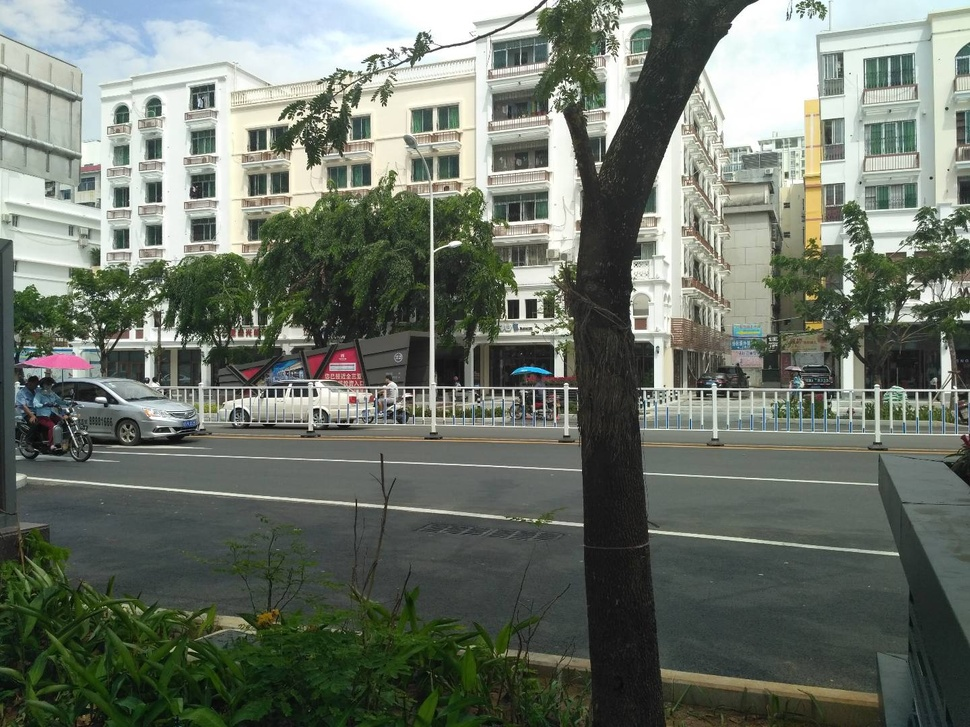
#> input picture demo.jpg, 970 x 727 px, shrunk from 1440 x 1080 before the run
$ python fourier_transform.py
#> lines starting #> are read from the running program, lines starting #| are printed output that depends on the picture
import numpy as np
import matplotlib.pyplot as plt
import cv2

# 读取图像
image = cv2.imread('demo.jpg', cv2.IMREAD_GRAYSCALE)
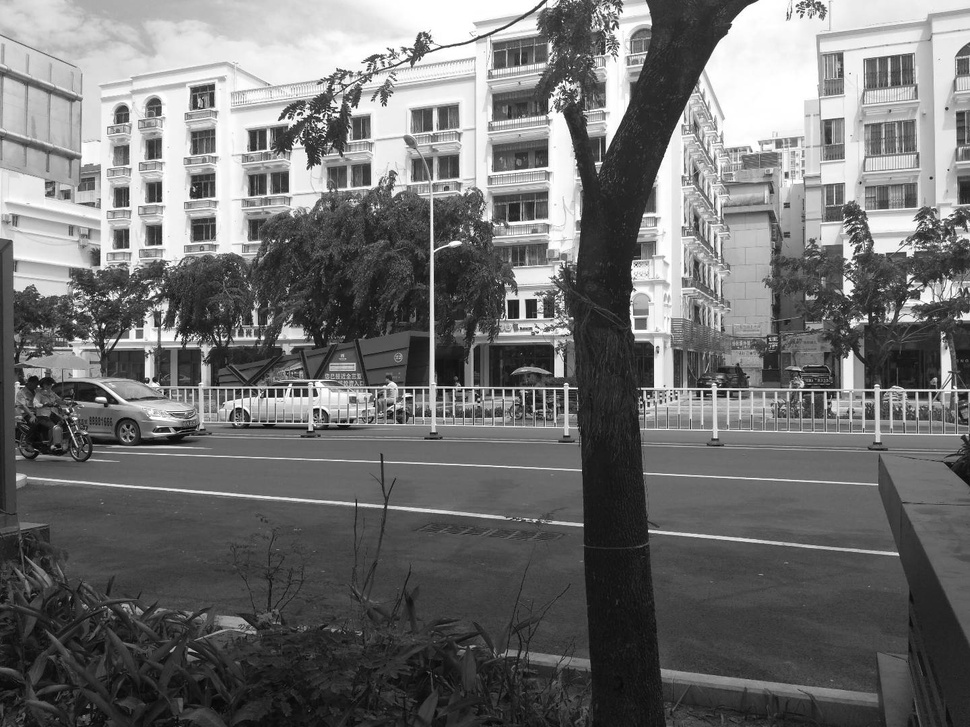
#> image: shape (727, 970); min 0, max 255, mean 112.4

# 计算傅里叶变换
f_transform = np.fft.fft2(image)
f_transform_shifted = np.fft.fftshift(f_transform)

# 计算幅度谱
magnitude_spectrum = np.abs(f_transform_shifted)

# 找出权重最大的10个频率成分
indices = np.unravel_index(np.argsort(magnitude_spectrum.ravel())[-10:], magnitude_spectrum.shape)
#> indices = 10 positions, rows 359 to 367, columns 482 to 488

# 创建一个空的复数数组，用于存储合成图像的傅里叶变换
f_transform_combined = np.zeros_like(f_transform_shifted, dtype=complex)

# 可视化原始图像和幅度谱
plt.figure(figsize=(10, 20))

# 原始图像
plt.subplot(8, 2, 1)
plt.imshow(image, cmap='gray')
plt.title('Original Image')
plt.axis('off')

# 幅度谱
plt.subplot(8, 2, 2)
plt.imshow(20 * np.log(magnitude_spectrum + 1), cmap='gray')
plt.title('Magnitude Spectrum')
plt.axis('off')

# 生成仅包含一个频率成分的图像并合成
for i, (row, col) in enumerate(zip(*indices)):
    single_freq_mask = np.zeros_like(f_transform_shifted, dtype=complex)
    single_freq_mask[row, col] = f_transform_shifted[row, col]

    # 计算仅包含一个频率成分的图像
    f_transform_single_freq = np.fft.ifftshift(single_freq_mask)
    image_single_freq = np.fft.ifft2(f_transform_single_freq)
    image_single_freq = np.abs(image_single_freq)

    # 将单频图像的傅里叶变换累加到合成图像的傅里叶变换中
    f_transform_combined += single_freq_mask

    # 可视化仅包含一个频率成分的图像
    plt.subplot(8, 2, i + 3)
    plt.imshow(image_single_freq, cmap='gray')
    plt.title(f'Single Frequency {i + 1}')
    plt.axis('off')
#> this loop made 10 passes
#> (row, col) on passes 1 to 10: (364, 486), (363, 482), (363, 488), (367, 485), (359, 485), (365, 485), (361, 485), (362, 485), (364, 485), (363, 485)
#> pass 1, `image_single_freq = np.abs(image_single_freq)`:
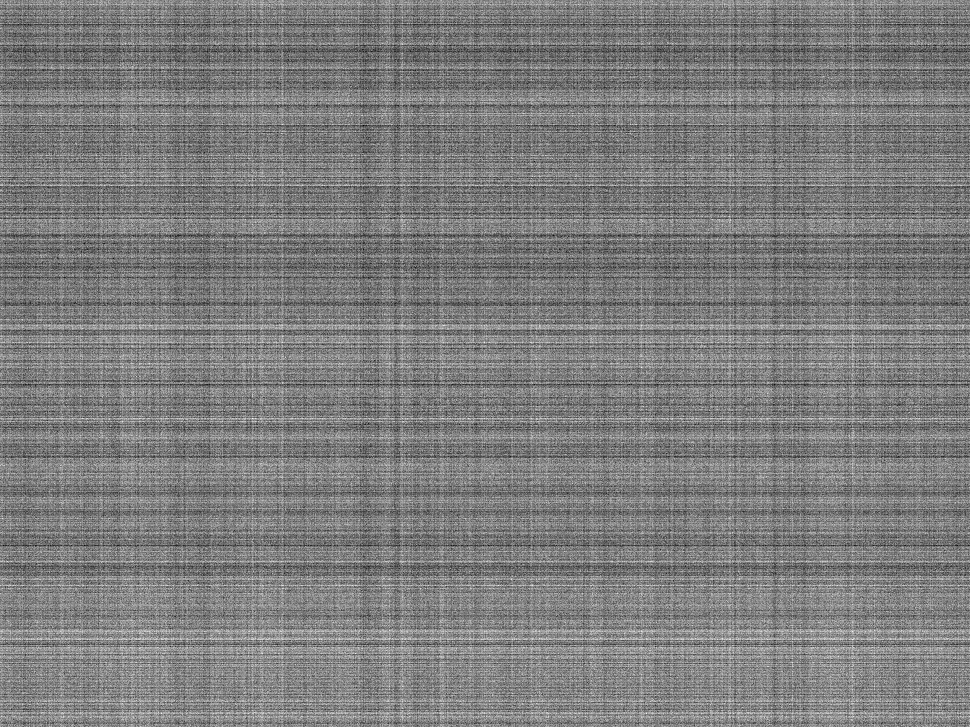
#> image_single_freq: shape (727, 970) float64; min 5.49, max 5.49, mean 5.49; drawn with min black and max white
#> pass 2, `image_single_freq = np.abs(image_single_freq)`:
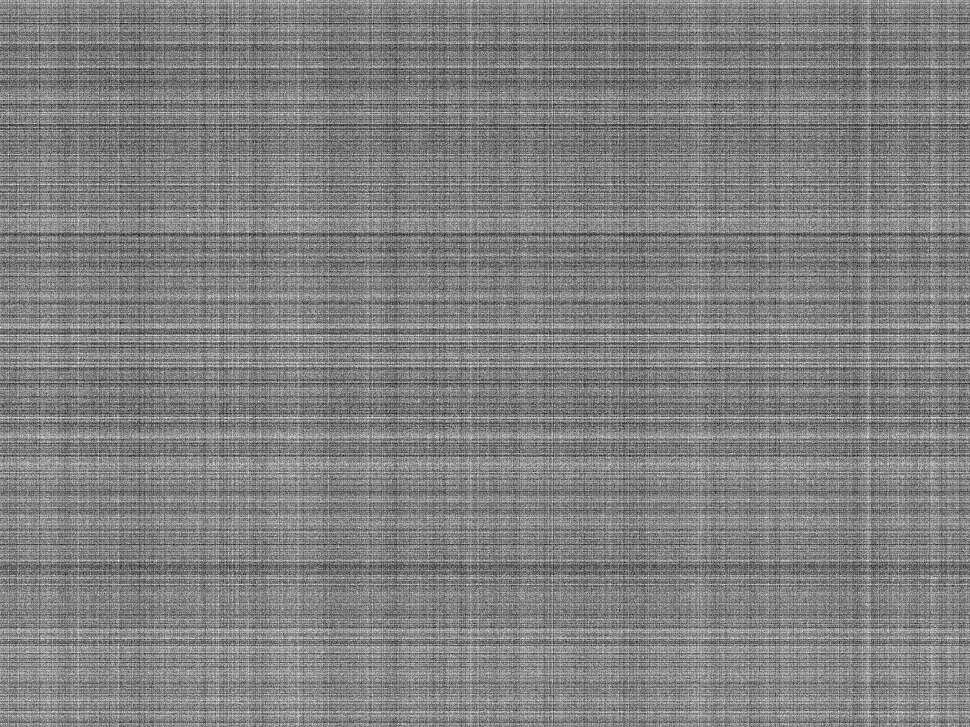
#> image_single_freq: shape (727, 970) float64; min 6.1, max 6.1, mean 6.1; drawn with min black and max white
#> pass 3, `image_single_freq = np.abs(image_single_freq)`:
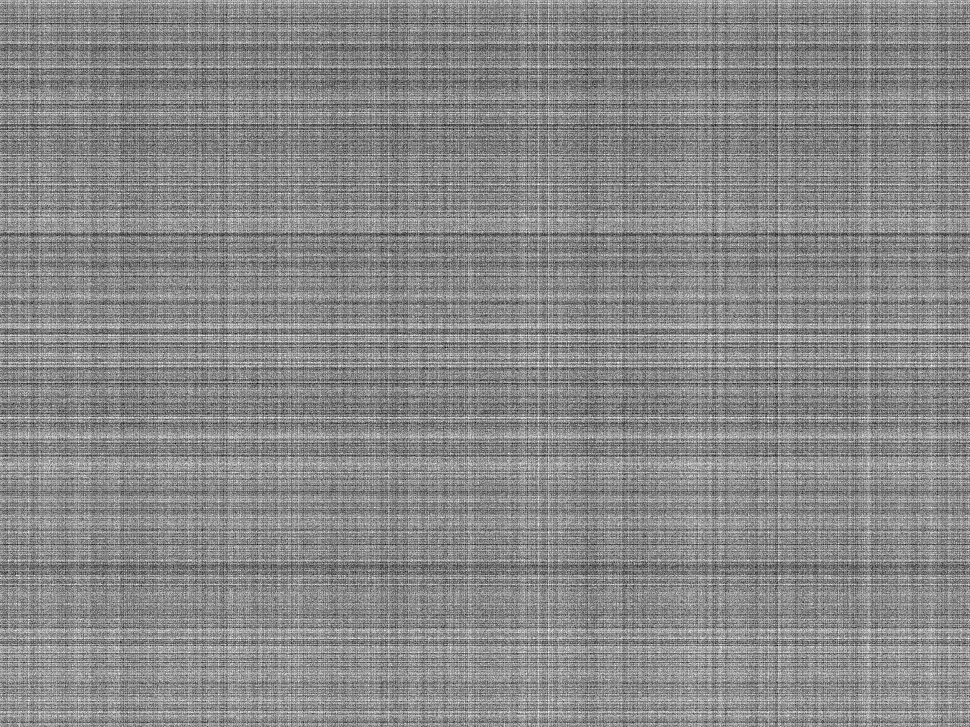
#> image_single_freq: shape (727, 970) float64; min 6.1, max 6.1, mean 6.1; drawn with min black and max white

# 计算合成图像
f_transform_combined_shifted = np.fft.ifftshift(f_transform_combined)
image_combined = np.fft.ifft2(f_transform_combined_shifted)
image_combined = np.abs(image_combined)
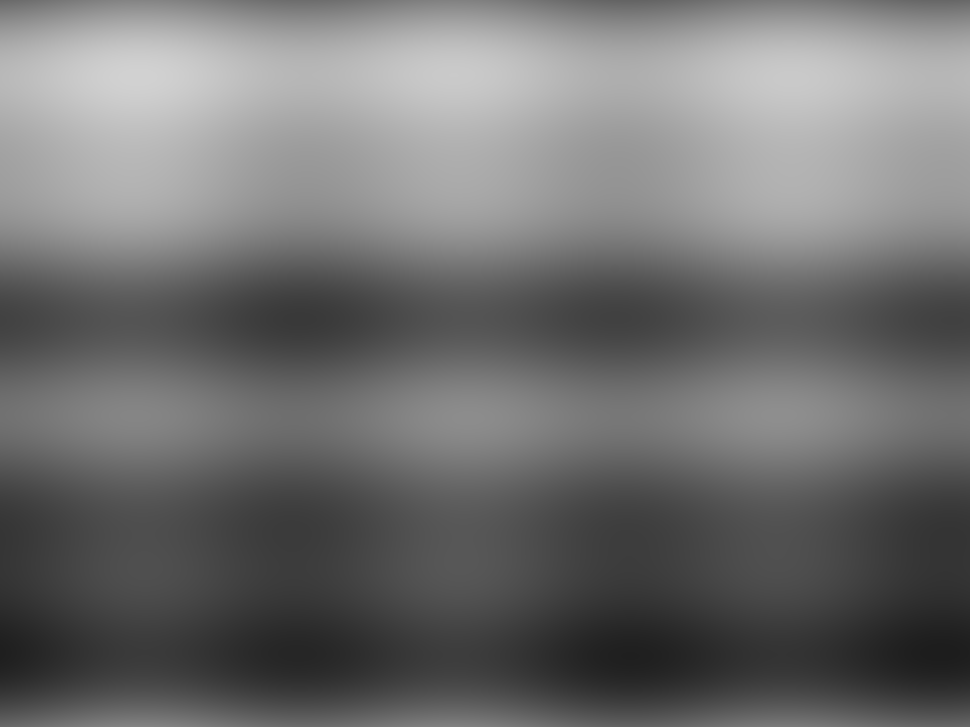
#> image_combined: shape (727, 970) float64; min 29.06, max 209.9, mean 112.5

# 可视化合成图像
plt.subplot(8, 2, 13)
plt.imshow(image_combined, cmap='gray')
plt.title('Combined Image')
plt.axis('off')

# plt.show()
# 保存结果
plt.savefig('fourier_transform.png')
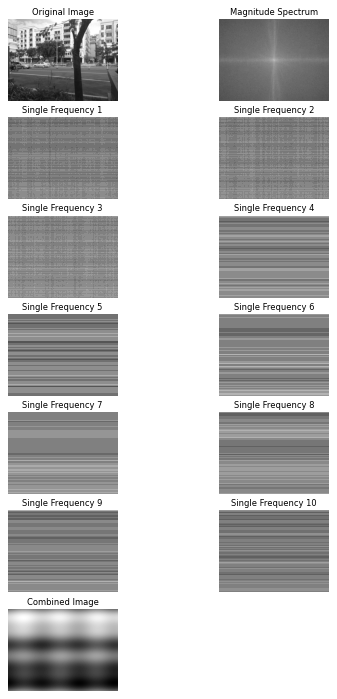
#> figure drawn by matplotlib, 13 panels
plt.close()
